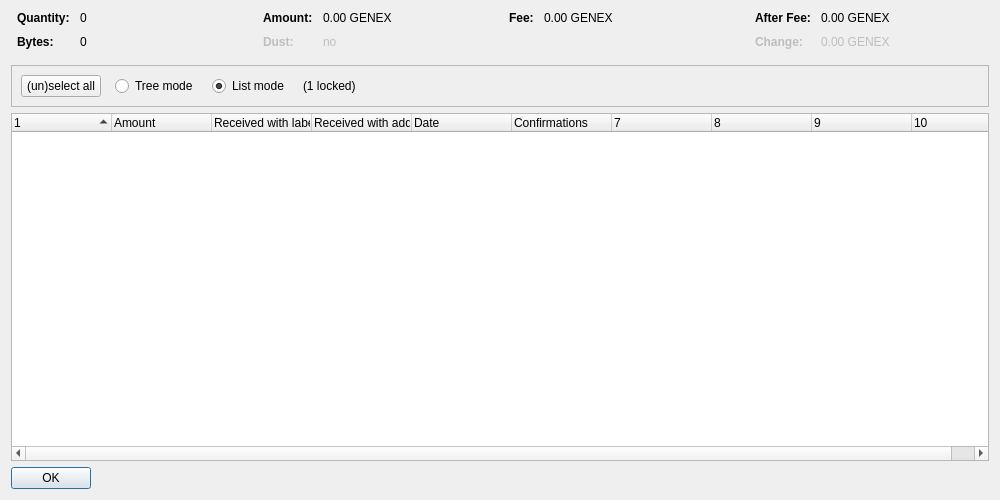
<?xml version="1.0" encoding="UTF-8"?>
<ui version="4.0">
 <class>CoinControlDialog</class>
 <widget class="QDialog" name="CoinControlDialog">
  <property name="geometry">
   <rect>
    <x>0</x>
    <y>0</y>
    <width>1000</width>
    <height>500</height>
   </rect>
  </property>
  <property name="windowTitle">
   <string>Coin Selection</string>
  </property>
  <layout class="QVBoxLayout" name="verticalLayout">
   <item>
    <layout class="QHBoxLayout" name="horizontalLayoutTop" stretch="0,0,0,0">
     <property name="topMargin">
      <number>0</number>
     </property>
     <property name="bottomMargin">
      <number>10</number>
     </property>
     <item>
      <layout class="QFormLayout" name="formLayoutCoinControl1">
       <property name="horizontalSpacing">
        <number>10</number>
       </property>
       <property name="verticalSpacing">
        <number>10</number>
       </property>
       <property name="leftMargin">
        <number>6</number>
       </property>
       <property name="rightMargin">
        <number>6</number>
       </property>
       <item row="0" column="0">
        <widget class="QLabel" name="labelCoinControlQuantityText">
         <property name="font">
          <font>
           <weight>75</weight>
           <bold>true</bold>
          </font>
         </property>
         <property name="text">
          <string>Quantity:</string>
         </property>
        </widget>
       </item>
       <item row="0" column="1">
        <widget class="QLabel" name="labelCoinControlQuantity">
         <property name="cursor">
          <cursorShape>IBeamCursor</cursorShape>
         </property>
         <property name="contextMenuPolicy">
          <enum>Qt::ActionsContextMenu</enum>
         </property>
         <property name="text">
          <string notr="true">0</string>
         </property>
         <property name="textInteractionFlags">
          <set>Qt::LinksAccessibleByMouse|Qt::TextSelectableByKeyboard|Qt::TextSelectableByMouse</set>
         </property>
        </widget>
       </item>
       <item row="1" column="0">
        <widget class="QLabel" name="labelCoinControlBytesText">
         <property name="font">
          <font>
           <weight>75</weight>
           <bold>true</bold>
          </font>
         </property>
         <property name="text">
          <string>Bytes:</string>
         </property>
        </widget>
       </item>
       <item row="1" column="1">
        <widget class="QLabel" name="labelCoinControlBytes">
         <property name="cursor">
          <cursorShape>IBeamCursor</cursorShape>
         </property>
         <property name="contextMenuPolicy">
          <enum>Qt::ActionsContextMenu</enum>
         </property>
         <property name="text">
          <string notr="true">0</string>
         </property>
         <property name="textInteractionFlags">
          <set>Qt::LinksAccessibleByMouse|Qt::TextSelectableByKeyboard|Qt::TextSelectableByMouse</set>
         </property>
        </widget>
       </item>
      </layout>
     </item>
     <item>
      <layout class="QFormLayout" name="formLayoutCoinControl2">
       <property name="horizontalSpacing">
        <number>10</number>
       </property>
       <property name="verticalSpacing">
        <number>10</number>
       </property>
       <property name="leftMargin">
        <number>6</number>
       </property>
       <property name="rightMargin">
        <number>6</number>
       </property>
       <item row="0" column="0">
        <widget class="QLabel" name="labelCoinControlAmountText">
         <property name="font">
          <font>
           <weight>75</weight>
           <bold>true</bold>
          </font>
         </property>
         <property name="text">
          <string>Amount:</string>
         </property>
        </widget>
       </item>
       <item row="0" column="1">
        <widget class="QLabel" name="labelCoinControlAmount">
         <property name="cursor">
          <cursorShape>IBeamCursor</cursorShape>
         </property>
         <property name="contextMenuPolicy">
          <enum>Qt::ActionsContextMenu</enum>
         </property>
         <property name="text">
          <string notr="true">0.00 GENEX</string>
         </property>
         <property name="textInteractionFlags">
          <set>Qt::LinksAccessibleByMouse|Qt::TextSelectableByKeyboard|Qt::TextSelectableByMouse</set>
         </property>
        </widget>
       </item>
       <item row="1" column="0">
        <widget class="QLabel" name="labelCoinControlLowOutputText">
         <property name="enabled">
          <bool>false</bool>
         </property>
         <property name="font">
          <font>
           <weight>75</weight>
           <bold>true</bold>
          </font>
         </property>
         <property name="text">
          <string>Dust:</string>
         </property>
        </widget>
       </item>
       <item row="1" column="1">
        <widget class="QLabel" name="labelCoinControlLowOutput">
         <property name="enabled">
          <bool>false</bool>
         </property>
         <property name="cursor">
          <cursorShape>IBeamCursor</cursorShape>
         </property>
         <property name="contextMenuPolicy">
          <enum>Qt::ActionsContextMenu</enum>
         </property>
         <property name="text">
          <string notr="true">no</string>
         </property>
         <property name="textInteractionFlags">
          <set>Qt::LinksAccessibleByMouse|Qt::TextSelectableByKeyboard|Qt::TextSelectableByMouse</set>
         </property>
        </widget>
       </item>
      </layout>
     </item>
     <item>
      <layout class="QFormLayout" name="formLayoutCoinControl3">
       <property name="horizontalSpacing">
        <number>10</number>
       </property>
       <property name="verticalSpacing">
        <number>10</number>
       </property>
       <property name="leftMargin">
        <number>6</number>
       </property>
       <property name="rightMargin">
        <number>6</number>
       </property>
       <item row="0" column="0">
        <widget class="QLabel" name="labelCoinControlFeeText">
         <property name="font">
          <font>
           <weight>75</weight>
           <bold>true</bold>
          </font>
         </property>
         <property name="text">
          <string>Fee:</string>
         </property>
        </widget>
       </item>
       <item row="0" column="1">
        <widget class="QLabel" name="labelCoinControlFee">
         <property name="cursor">
          <cursorShape>IBeamCursor</cursorShape>
         </property>
         <property name="contextMenuPolicy">
          <enum>Qt::ActionsContextMenu</enum>
         </property>
         <property name="text">
          <string notr="true">0.00 GENEX</string>
         </property>
         <property name="textInteractionFlags">
          <set>Qt::LinksAccessibleByMouse|Qt::TextSelectableByKeyboard|Qt::TextSelectableByMouse</set>
         </property>
        </widget>
       </item>
      </layout>
     </item>
     <item>
      <layout class="QFormLayout" name="formLayoutCoinControl4">
       <property name="horizontalSpacing">
        <number>10</number>
       </property>
       <property name="verticalSpacing">
        <number>10</number>
       </property>
       <property name="leftMargin">
        <number>6</number>
       </property>
       <property name="rightMargin">
        <number>6</number>
       </property>
       <item row="0" column="0">
        <widget class="QLabel" name="labelCoinControlAfterFeeText">
         <property name="font">
          <font>
           <weight>75</weight>
           <bold>true</bold>
          </font>
         </property>
         <property name="text">
          <string>After Fee:</string>
         </property>
        </widget>
       </item>
       <item row="0" column="1">
        <widget class="QLabel" name="labelCoinControlAfterFee">
         <property name="cursor">
          <cursorShape>IBeamCursor</cursorShape>
         </property>
         <property name="contextMenuPolicy">
          <enum>Qt::ActionsContextMenu</enum>
         </property>
         <property name="text">
          <string notr="true">0.00 GENEX</string>
         </property>
         <property name="textInteractionFlags">
          <set>Qt::LinksAccessibleByMouse|Qt::TextSelectableByKeyboard|Qt::TextSelectableByMouse</set>
         </property>
        </widget>
       </item>
       <item row="1" column="0">
        <widget class="QLabel" name="labelCoinControlChangeText">
         <property name="enabled">
          <bool>false</bool>
         </property>
         <property name="font">
          <font>
           <weight>75</weight>
           <bold>true</bold>
          </font>
         </property>
         <property name="text">
          <string>Change:</string>
         </property>
        </widget>
       </item>
       <item row="1" column="1">
        <widget class="QLabel" name="labelCoinControlChange">
         <property name="enabled">
          <bool>false</bool>
         </property>
         <property name="cursor">
          <cursorShape>IBeamCursor</cursorShape>
         </property>
         <property name="contextMenuPolicy">
          <enum>Qt::ActionsContextMenu</enum>
         </property>
         <property name="text">
          <string notr="true">0.00 GENEX</string>
         </property>
         <property name="textInteractionFlags">
          <set>Qt::LinksAccessibleByMouse|Qt::TextSelectableByKeyboard|Qt::TextSelectableByMouse</set>
         </property>
        </widget>
       </item>
      </layout>
     </item>
    </layout>
   </item>
   <item>
    <widget class="QFrame" name="frame">
     <property name="minimumSize">
      <size>
       <width>0</width>
       <height>40</height>
      </size>
     </property>
     <property name="frameShape">
      <enum>QFrame::StyledPanel</enum>
     </property>
     <property name="frameShadow">
      <enum>QFrame::Sunken</enum>
     </property>
     <layout class="QHBoxLayout" name="horizontalLayout">
      <item>
       <layout class="QHBoxLayout" name="horizontalLayoutPanel" stretch="0,0,0,0,0">
        <property name="spacing">
         <number>14</number>
        </property>
        <item>
         <widget class="QPushButton" name="pushButtonSelectAll">
          <property name="sizePolicy">
           <sizepolicy hsizetype="Maximum" vsizetype="Fixed">
            <horstretch>0</horstretch>
            <verstretch>0</verstretch>
           </sizepolicy>
          </property>
          <property name="text">
           <string>(un)select all</string>
          </property>
          <property name="autoDefault">
           <bool>false</bool>
          </property>
         </widget>
        </item>
        <item>
         <widget class="QRadioButton" name="radioTreeMode">
          <property name="sizePolicy">
           <sizepolicy hsizetype="Maximum" vsizetype="Fixed">
            <horstretch>0</horstretch>
            <verstretch>0</verstretch>
           </sizepolicy>
          </property>
          <property name="text">
           <string>Tree mode</string>
          </property>
         </widget>
        </item>
        <item>
         <widget class="QRadioButton" name="radioListMode">
          <property name="sizePolicy">
           <sizepolicy hsizetype="Maximum" vsizetype="Fixed">
            <horstretch>0</horstretch>
            <verstretch>0</verstretch>
           </sizepolicy>
          </property>
          <property name="text">
           <string>List mode</string>
          </property>
          <property name="checked">
           <bool>true</bool>
          </property>
         </widget>
        </item>
        <item>
         <widget class="QLabel" name="labelLocked">
          <property name="text">
           <string notr="true">(1 locked)</string>
          </property>
         </widget>
        </item>
        <item>
         <spacer name="horizontalSpacer">
          <property name="orientation">
           <enum>Qt::Horizontal</enum>
          </property>
          <property name="sizeHint" stdset="0">
           <size>
            <width>40</width>
            <height>20</height>
           </size>
          </property>
         </spacer>
        </item>
       </layout>
      </item>
     </layout>
    </widget>
   </item>
   <item>
    <widget class="CoinControlTreeWidget" name="treeWidget">
     <property name="contextMenuPolicy">
      <enum>Qt::CustomContextMenu</enum>
     </property>
     <property name="sortingEnabled">
      <bool>false</bool>
     </property>
     <property name="columnCount">
      <number>10</number>
     </property>
     <attribute name="headerShowSortIndicator" stdset="0">
      <bool>true</bool>
     </attribute>
     <attribute name="headerStretchLastSection">
      <bool>false</bool>
     </attribute>
     <column>
      <property name="text">
       <string/>
      </property>
     </column>
     <column>
      <property name="text">
       <string>Amount</string>
      </property>
     </column>
     <column>
      <property name="text">
       <string>Received with label</string>
      </property>
     </column>
     <column>
      <property name="text">
       <string>Received with address</string>
      </property>
     </column>
     <column>
      <property name="text">
       <string>Date</string>
      </property>
     </column>
     <column>
      <property name="text">
       <string>Confirmations</string>
      </property>
      <property name="toolTip">
       <string>Confirmed</string>
      </property>
     </column>
     <column>
      <property name="text">
       <string/>
      </property>
     </column>
     <column>
      <property name="text">
       <string/>
      </property>
     </column>
     <column>
      <property name="text">
       <string/>
      </property>
     </column>
     <column>
      <property name="text">
       <string/>
      </property>
     </column>
    </widget>
   </item>
   <item>
    <widget class="QDialogButtonBox" name="buttonBox">
     <property name="sizePolicy">
      <sizepolicy hsizetype="Maximum" vsizetype="Fixed">
       <horstretch>0</horstretch>
       <verstretch>0</verstretch>
      </sizepolicy>
     </property>
     <property name="orientation">
      <enum>Qt::Horizontal</enum>
     </property>
     <property name="standardButtons">
      <set>QDialogButtonBox::Ok</set>
     </property>
    </widget>
   </item>
  </layout>
 </widget>
 <customwidgets>
  <customwidget>
   <class>CoinControlTreeWidget</class>
   <extends>QTreeWidget</extends>
   <header>qt/coincontroltreewidget.h</header>
  </customwidget>
 </customwidgets>
 <resources/>
 <connections/>
</ui>
